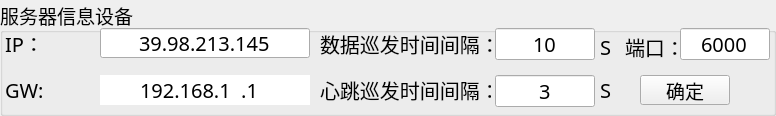
  <widget class="QGroupBox" name="gBox_serverSet">
   <property name="geometry">
    <rect>
     <x>10</x>
     <y>290</y>
     <width>776</width>
     <height>116</height>
    </rect>
   </property>
   <property name="font">
    <font>
     <family>文泉驿等宽微米黑</family>
     <pointsize>14</pointsize>
     <weight>50</weight>
     <italic>false</italic>
     <bold>false</bold>
    </font>
   </property>
   <property name="styleSheet">
    <string notr="true">QCheckBox#checkBox_printError{
color: rgb(0, 0, 0);
border:1px solid;
border-radius:10px;
background-color: rgb(240, 237, 39);
}
QCheckBox#checkBox_printAlarm{
color: rgb(0, 0, 0);
border:1px solid;
border-radius:10px;
background-color: rgb(217, 70, 38);
}
/*RadioButton和checkbox字体和间距设置*/
QCheckBox{
    spacing: 10px;
}

QCheckBox::indicator{
width:12px;
height:12px;
margin-left:5px;
image: url(:/Image/uncheck.png);
}

QCheckBox::indicator::unchecked {
image: url(:/Image/uncheck.png);
}
QCheckBox::indicator::checked {
image: url(:/Image/checked.png);
}</string>
   </property>
   <property name="title">
    <string>服务器信息设备</string>
   </property>
   <widget class="QLabel" name="lb_serverIP">
    <property name="geometry">
     <rect>
      <x>5</x>
      <y>32</y>
      <width>96</width>
      <height>21</height>
     </rect>
    </property>
    <property name="font">
     <font>
      <family>文泉驿等宽微米黑</family>
      <pointsize>15</pointsize>
      <weight>50</weight>
      <italic>false</italic>
      <bold>false</bold>
     </font>
    </property>
    <property name="text">
     <string>IP：</string>
    </property>
   </widget>
   <widget class="QLineEdit" name="lineEdit_server_ip_or_name">
    <property name="enabled">
     <bool>true</bool>
    </property>
    <property name="geometry">
     <rect>
      <x>100</x>
      <y>28</y>
      <width>210</width>
      <height>30</height>
     </rect>
    </property>
    <property name="font">
     <font>
      <family>文泉驿等宽微米黑</family>
      <pointsize>15</pointsize>
      <weight>50</weight>
      <italic>false</italic>
      <bold>false</bold>
     </font>
    </property>
    <property name="focusPolicy">
     <enum>Qt::ClickFocus</enum>
    </property>
    <property name="inputMask">
     <string/>
    </property>
    <property name="text">
     <string>39.98.213.145</string>
    </property>
    <property name="alignment">
     <set>Qt::AlignCenter</set>
    </property>
   </widget>
   <widget class="QPushButton" name="pBtn_serverSet">
    <property name="geometry">
     <rect>
      <x>640</x>
      <y>75</y>
      <width>90</width>
      <height>30</height>
     </rect>
    </property>
    <property name="font">
     <font>
      <family>文泉驿等宽微米黑</family>
      <pointsize>14</pointsize>
      <weight>50</weight>
      <italic>false</italic>
      <bold>false</bold>
     </font>
    </property>
    <property name="focusPolicy">
     <enum>Qt::NoFocus</enum>
    </property>
    <property name="styleSheet">
     <string notr="true"/>
    </property>
    <property name="text">
     <string>确定</string>
    </property>
   </widget>
   <widget class="QLineEdit" name="lineEdit_local_dns">
    <property name="enabled">
     <bool>true</bool>
    </property>
    <property name="geometry">
     <rect>
      <x>100</x>
      <y>75</y>
      <width>210</width>
      <height>30</height>
     </rect>
    </property>
    <property name="font">
     <font>
      <family>文泉驿等宽微米黑</family>
      <pointsize>15</pointsize>
      <weight>50</weight>
      <italic>false</italic>
      <bold>false</bold>
     </font>
    </property>
    <property name="focusPolicy">
     <enum>Qt::ClickFocus</enum>
    </property>
    <property name="inputMask">
     <string>000.000.000.000</string>
    </property>
    <property name="text">
     <string>192.168.1.1</string>
    </property>
    <property name="frame">
     <bool>false</bool>
    </property>
    <property name="alignment">
     <set>Qt::AlignCenter</set>
    </property>
   </widget>
   <widget class="QLabel" name="lb_localDNS">
    <property name="geometry">
     <rect>
      <x>5</x>
      <y>75</y>
      <width>76</width>
      <height>30</height>
     </rect>
    </property>
    <property name="font">
     <font>
      <family>文泉驿等宽微米黑</family>
      <pointsize>15</pointsize>
      <weight>50</weight>
      <italic>false</italic>
      <bold>false</bold>
     </font>
    </property>
    <property name="text">
     <string>GW:</string>
    </property>
   </widget>
   <widget class="QLabel" name="lb_data_interval">
    <property name="geometry">
     <rect>
      <x>320</x>
      <y>32</y>
      <width>180</width>
      <height>24</height>
     </rect>
    </property>
    <property name="font">
     <font>
      <family>文泉驿等宽微米黑</family>
      <pointsize>15</pointsize>
      <weight>50</weight>
      <italic>false</italic>
      <bold>false</bold>
     </font>
    </property>
    <property name="text">
     <string>数据巡发时间间隔：</string>
    </property>
   </widget>
   <widget class="QLabel" name="lb_server_port">
    <property name="geometry">
     <rect>
      <x>625</x>
      <y>32</y>
      <width>76</width>
      <height>30</height>
     </rect>
    </property>
    <property name="font">
     <font>
      <family>文泉驿等宽微米黑</family>
      <pointsize>15</pointsize>
      <weight>50</weight>
      <italic>false</italic>
      <bold>false</bold>
     </font>
    </property>
    <property name="text">
     <string>端口：</string>
    </property>
   </widget>
   <widget class="QLabel" name="lb_heart_interval">
    <property name="geometry">
     <rect>
      <x>320</x>
      <y>75</y>
      <width>171</width>
      <height>30</height>
     </rect>
    </property>
    <property name="font">
     <font>
      <family>文泉驿等宽微米黑</family>
      <pointsize>15</pointsize>
      <weight>50</weight>
      <italic>false</italic>
      <bold>false</bold>
     </font>
    </property>
    <property name="text">
     <string>心跳巡发时间间隔：</string>
    </property>
   </widget>
   <widget class="QLabel" name="lb_server_port_2">
    <property name="geometry">
     <rect>
      <x>600</x>
      <y>32</y>
      <width>21</width>
      <height>30</height>
     </rect>
    </property>
    <property name="font">
     <font>
      <family>文泉驿等宽微米黑</family>
      <pointsize>15</pointsize>
      <weight>50</weight>
      <italic>false</italic>
      <bold>false</bold>
     </font>
    </property>
    <property name="text">
     <string>S</string>
    </property>
   </widget>
   <widget class="QLabel" name="lb_server_port_3">
    <property name="geometry">
     <rect>
      <x>600</x>
      <y>75</y>
      <width>21</width>
      <height>30</height>
     </rect>
    </property>
    <property name="font">
     <font>
      <family>文泉驿等宽微米黑</family>
      <pointsize>15</pointsize>
      <weight>50</weight>
      <italic>false</italic>
      <bold>false</bold>
     </font>
    </property>
    <property name="text">
     <string>S</string>
    </property>
   </widget>
   <widget class="QLineEdit" name="lineEdit_data_interval">
    <property name="enabled">
     <bool>true</bool>
    </property>
    <property name="geometry">
     <rect>
      <x>495</x>
      <y>28</y>
      <width>100</width>
      <height>32</height>
     </rect>
    </property>
    <property name="font">
     <font>
      <family>文泉驿等宽微米黑</family>
      <pointsize>15</pointsize>
      <weight>50</weight>
      <italic>false</italic>
      <bold>false</bold>
     </font>
    </property>
    <property name="focusPolicy">
     <enum>Qt::ClickFocus</enum>
    </property>
    <property name="inputMask">
     <string/>
    </property>
    <property name="text">
     <string>10</string>
    </property>
    <property name="alignment">
     <set>Qt::AlignCenter</set>
    </property>
   </widget>
   <widget class="QLineEdit" name="lineEdit_heart_interval">
    <property name="enabled">
     <bool>true</bool>
    </property>
    <property name="geometry">
     <rect>
      <x>495</x>
      <y>75</y>
      <width>100</width>
      <height>32</height>
     </rect>
    </property>
    <property name="font">
     <font>
      <family>文泉驿等宽微米黑</family>
      <pointsize>15</pointsize>
      <weight>50</weight>
      <italic>false</italic>
      <bold>false</bold>
     </font>
    </property>
    <property name="focusPolicy">
     <enum>Qt::ClickFocus</enum>
    </property>
    <property name="inputMask">
     <string/>
    </property>
    <property name="text">
     <string>3</string>
    </property>
    <property name="alignment">
     <set>Qt::AlignCenter</set>
    </property>
   </widget>
   <widget class="QLineEdit" name="lineEdit_server_port">
    <property name="enabled">
     <bool>true</bool>
    </property>
    <property name="geometry">
     <rect>
      <x>680</x>
      <y>28</y>
      <width>90</width>
      <height>32</height>
     </rect>
    </property>
    <property name="font">
     <font>
      <family>文泉驿等宽微米黑</family>
      <pointsize>15</pointsize>
      <weight>50</weight>
      <italic>false</italic>
      <bold>false</bold>
     </font>
    </property>
    <property name="focusPolicy">
     <enum>Qt::ClickFocus</enum>
    </property>
    <property name="inputMask">
     <string/>
    </property>
    <property name="text">
     <string>6000</string>
    </property>
    <property name="alignment">
     <set>Qt::AlignCenter</set>
    </property>
   </widget>
  </widget>
